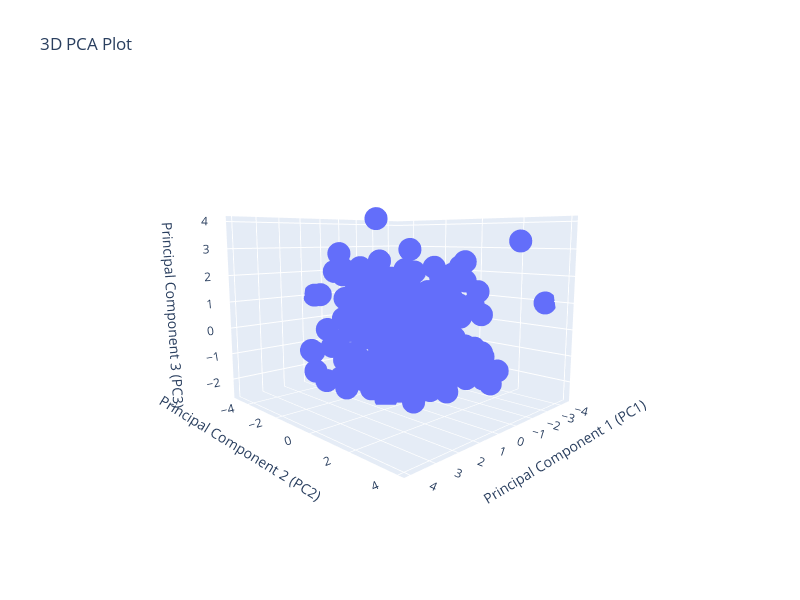

The code cell stored with this chart in its notebook:
### Code cell
fig = go.Figure(data=[go.Scatter3d(
    x=result['PC1'],  # x-axis values
    y=result['PC2'],  # y-axis values
    z=result['PC3'],  # z-axis values
    mode='markers'    # Display as scatter plot
)])

# Update layout: add title, axis labels, and adjust plot size
fig.update_layout(
    title="3D PCA Plot",  # Title of the plot
    scene=dict(
        xaxis=dict(title='Principal Component 1 (PC1)'),  # Label for x-axis
        yaxis=dict(title='Principal Component 2 (PC2)'),  # Label for y-axis
        zaxis=dict(title='Principal Component 3 (PC3)'),  # Label for z-axis
    ),
    width=800,  # Set width of the plot
    height=600, # Set height of the plot
)

# Show the plot
fig.show()

### Figure 1 — Plotly figure (JSON) as saved in the notebook; plotly's stock layout.template omitted (floating-point values rounded to 4 significant figures; data arrays with more than 128 entries replaced by an {"elided": "..."} marker saying what was removed)
{"data": [{"mode": "markers", "type": "scatter3d", "x": {"elided": "199 float values"}, "y": {"elided": "199 float values"}, "z": {"elided": "199 float values"}}], "layout": {"height": 600, "scene": {"aspectmode": "auto", "aspectratio": {"x": 1.068, "y": 1.12, "z": 0.8358}, "camera": {"center": {"x": 0, "y": 0, "z": 0}, "eye": {"x": 1.588, "y": 1.612, "z": 0.3239}, "projection": {"type": "perspective"}, "up": {"x": 0, "y": 0, "z": 1}}, "xaxis": {"title": {"text": "Principal Component 1 (PC1)"}, "type": "linear"}, "yaxis": {"title": {"text": "Principal Component 2 (PC2)"}, "type": "linear"}, "zaxis": {"title": {"text": "Principal Component 3 (PC3)"}, "type": "linear"}}, "title": {"text": "3D PCA Plot"}, "width": 800}}
